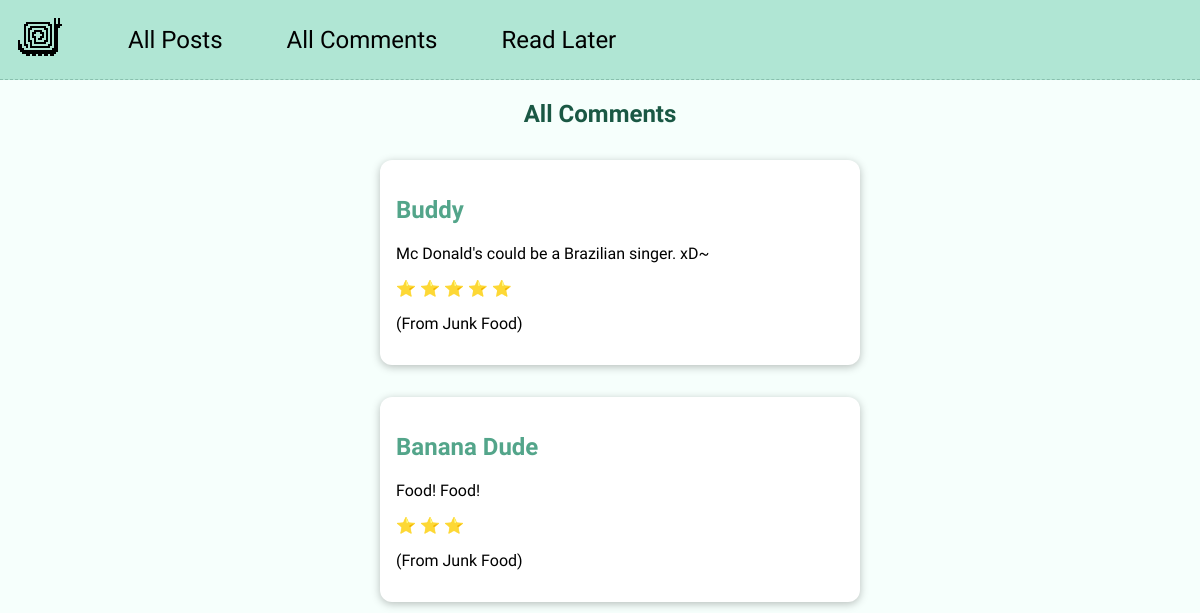
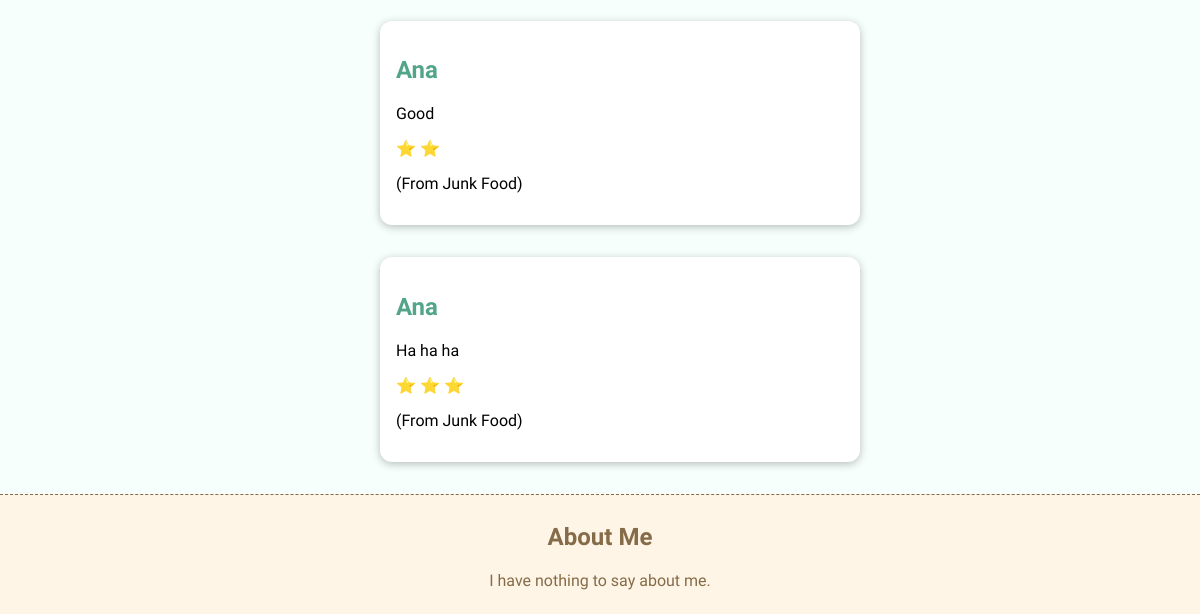
The page /comments/ on the database as committed earlier (2 pictures, top to bottom).
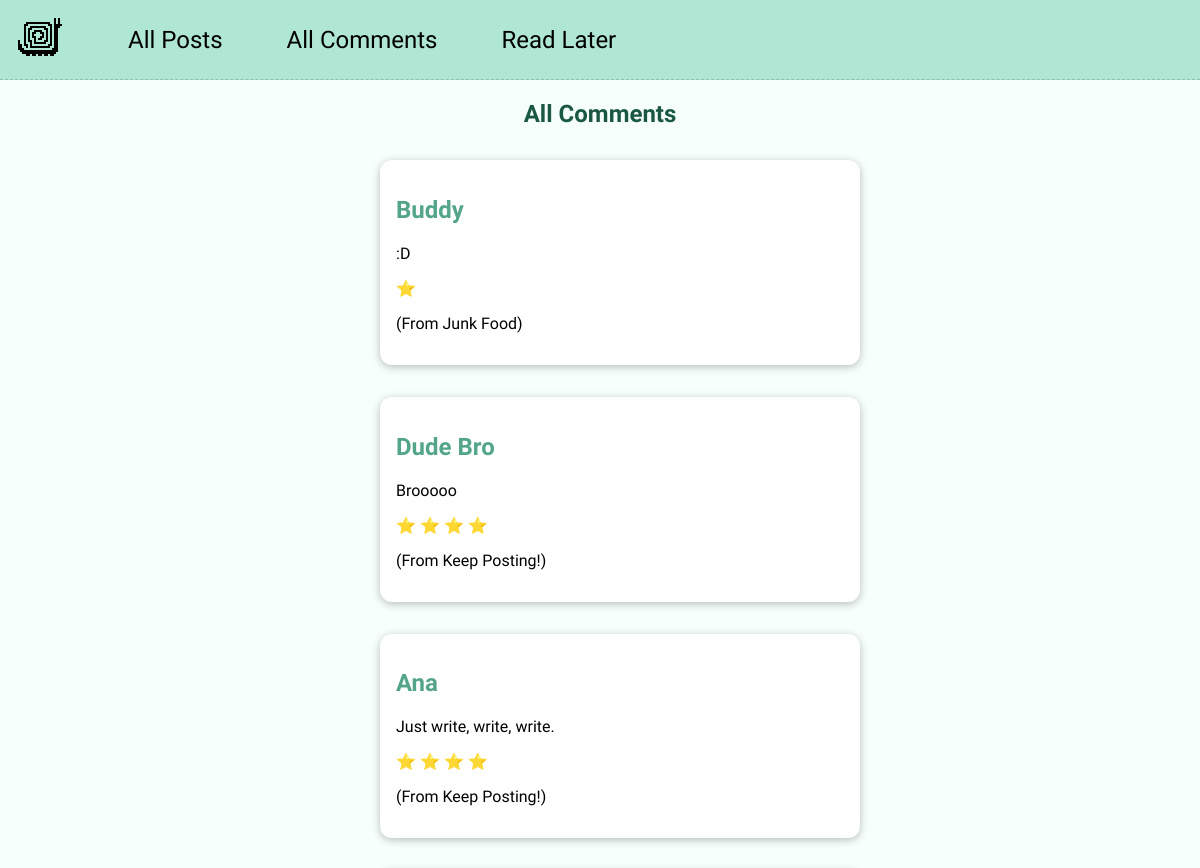
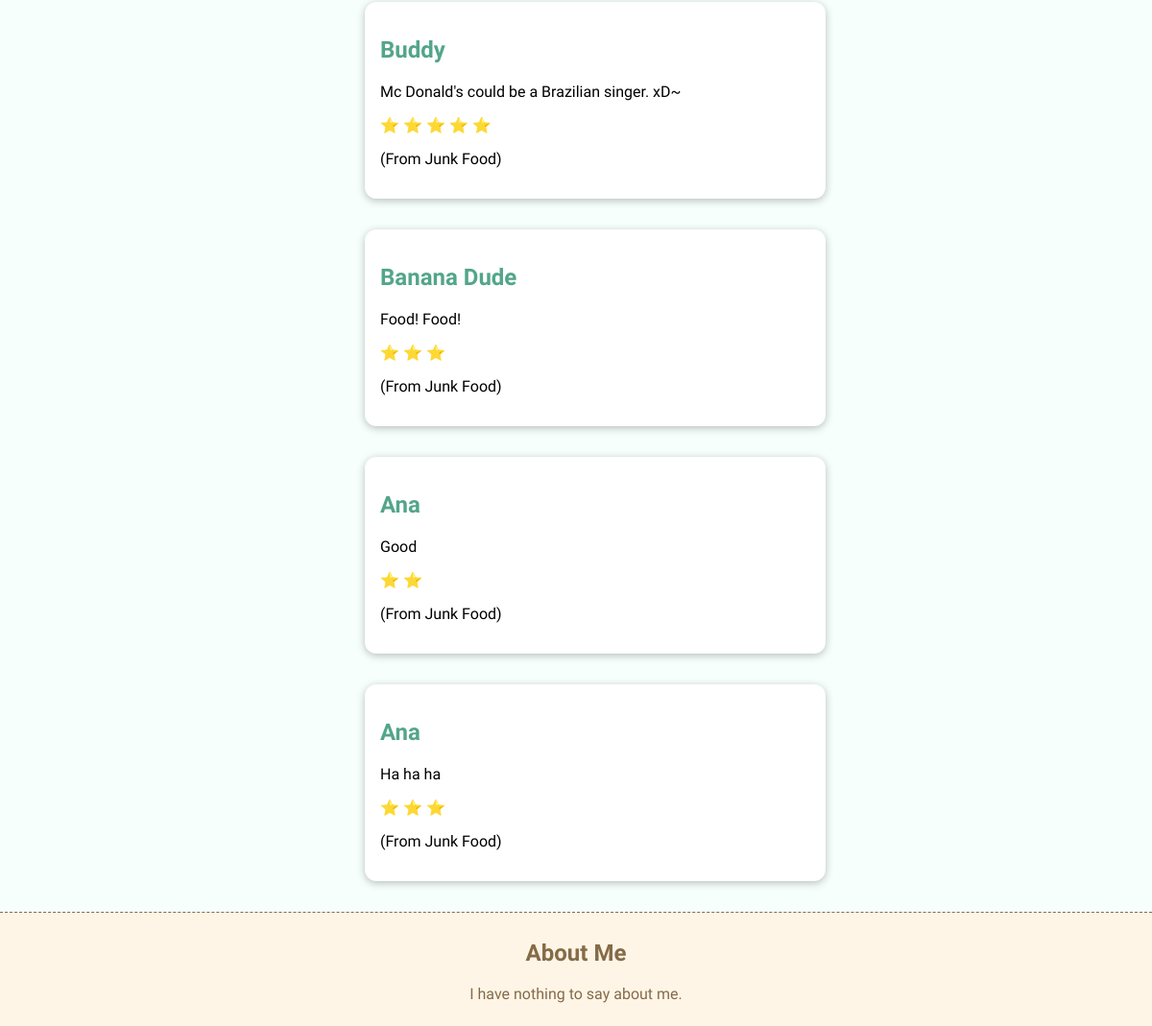
The same page on the database as committed later (2 pictures, top to bottom).
### blog/models.py (models this page shows, shortened)
class Comment(models.Model):
    content = models.TextField(blank=False, max_length=400)
    name = models.CharField(max_length=200, blank=False)
    rating = models.IntegerField(validators=[MinValueValidator(1), MaxValueValidator(5)])
    post = models.ForeignKey(Post, on_delete=models.CASCADE, related_name="comments")
    def get_rating_range(self):
        return [ '#' for index in range(0,self.rating)]

class Post(models.Model):
    title = models.CharField(max_length=200, blank=False)
    author = models.ForeignKey(Author, on_delete=models.SET_NULL, null=True, related_name="posts")
    date = models.DateField(auto_now=False, blank=False)
    slug = models.SlugField(unique=True)
    image = models.ImageField(upload_to='images', default="default.png")
    excerpt = models.CharField(max_length=500,blank=True)
    content = models.TextField(blank=False)
    tags = models.ManyToManyField(Tag, blank=True)

### blog/views.py (the view)
# urls.py: path('comments/', views.AllCommentsView.as_view(), name='all-comments')
class AllCommentsView(ListView):
    template_name = 'blog/comments.html'
    model = Comment
    context_object_name = 'comment_list'
    def get_queryset(self):
        queryset = super().get_queryset()
        return queryset.order_by('-id')

### blog/templates/blog/comments.html (shortened to what this page needs)
{% extends 'base.html' %}
{% load static %}
{% block style_links %}
    <link rel="stylesheet" href="{% static 'blog/styles/index.css' %}" />
{% endblock %}
{% block content %}
    <section class="post-list">
        <h1>All Comments</h1>
        <ul>
            {% for comment in comment_list %}
                <div class="box-light">
                    {% include 'blog/includes/comment_preview.html' %}
                    <p>(From {{ comment.post.title }})</p>
                </div>
            {% endfor %}
        </ul>
    </section>
{% endblock %}

### templates/base.html (shortened to what this page needs)
{% load static %}
<!DOCTYPE html>
<html lang="en">
<head>
    <link rel="stylesheet" href="{% static 'styles/base.css' %}" />
    <link rel="stylesheet" href="{% static 'styles/header.css' %}" />
    {% block style_links %}{% endblock %}
</head>
<body>
    <header id="main-navigation">
        <h1><a href="{% url 'blog-home' %}"><img id="logo-img" src="{% static 'images/logo.svg' %}" /></a></h1>
        <nav>
            <a href="{% url 'all-posts' %}">All Posts</a>
            <a href="{% url 'all-comments' %}">All Comments</a>
            <a href="{% url 'read-later' %}">Read Later</a>
        </nav>
    </header>
    <div class='content'>
        {% block content %}<h1>Olá</h1>{% endblock %}
    </div>
    <section id="about">
        <h2>About Me</h2>
        <p>I have nothing to say about me.</p>
    </section>
</body>
</html>

### blog/templates/blog/includes/comment_preview.html
<h2>{{ comment.name }}</h2>
<p>{{ comment.content|linebreaks }}</p>
{% for i in comment.get_rating_range %}
    <span>&#x2B50;</span>
{% endfor %}

### static/styles/base.css (style rules this page uses)
* { box-sizing: border-box; }
html { font-family: "Raleway", sans-serif; }
body { margin: 0; background-color: #fff; }
h1, h2, h3 { color: #53a58a; }
.content { min-height: 80vh; }

### static/styles/header.css (style rules this page uses)
.post-list h1 { color: #1a5844; text-align: center; }
#main-navigation { box-sizing: border-box; background-color: #b0e6d4; height: 5rem; color: #1a5844; border-bottom: 1px dashed #89c0ae; display: flex; align-items: flex-start; gap: 1rem; }
#main-navigation h1 { width: 100%; height: 100%; display: flex; justify-content: flex-start; align-items: center; padding: 0 1rem; width: 4rem; margin: 0; }
#main-navigation nav { width: 100%; height: 100%; display: flex; justify-content: flex-start; align-items: center; padding-left: 1rem; }
#main-navigation nav a { margin: 1rem 2rem; text-decoration: none; color: #000; font-size: 1.5rem; }
#logo-img { width: 3rem; height: 3rem; }

### blog/static/blog/styles/index.css (style rules this page uses)
body { background-color: #f6fffc; }
.box-light { margin: 2rem auto; width: 90%; max-width: 30rem; box-shadow: 0 2px 8px #00000042; padding: 1rem; border-radius: 12px; background-color: #fff; }
.post-list h1 { text-align: center; }
#about { color: #856b47; text-align: center; padding: 0.5rem 0; background-color: #fff5e7; border-top:#856b47 dashed 1px; }
#about h2 { color:#856b47; }

Rows that differ between the two databases and show on the page:
added Comment: name "Buddy", content ":D", rating 1 (drawn), post "Junk Food"
added Comment: name "Dude Bro", content "Brooooo", rating 4 (drawn), post "Keep Posting!"
added Comment: name "Ana", content "Just write, write, write.", rating 4 (drawn), post "Keep Posting!"
